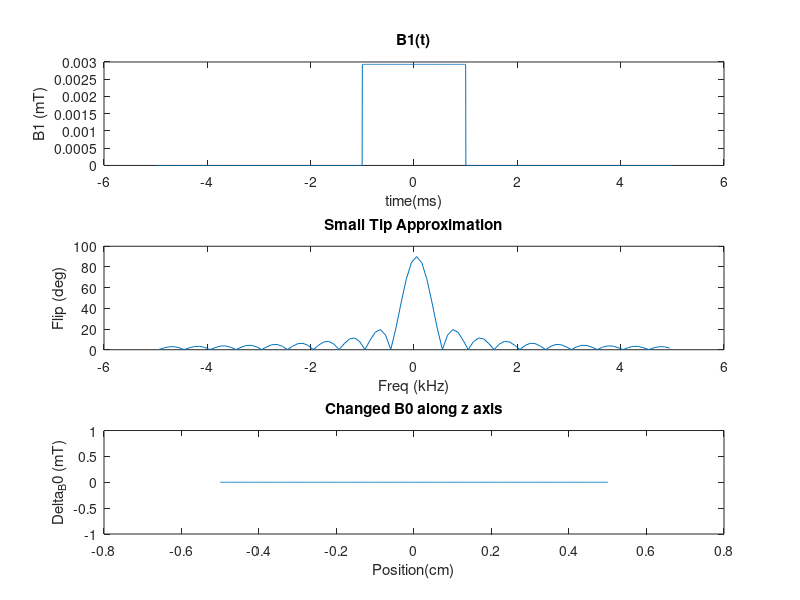

This chart was generated by the following MATLAB code: (Note: this script raises an error after producing the figure.)
%%% Given the RF Pulse
%%% Simulate:
%%% - Slice profile (time & position)
%%% - Frequency profile (time & frequency)
%%%
%%% Zihan @ King's
%%% 17-Mar-2025

%% Define the RF pulse

dt = .004;		% ms, sample spacing
tip = 90;		% desired tip.	
t = [-5:dt:5];		% extended time period to get 100 Hz spectral res.
tplot = find(abs(t)<=1); % only work on central 2 ms
rf=0*t;			% allocate RF
RF_type = 'non-selective'; % ZN: could be 'selective' and 'non-selective'
switch RF_type
    case 'selective'
        disp('Selective RF pulse - shape sinc');
        rf(tplot) = msinc(length(tplot),3);	% put RF pulse in central part. % ZN: sinc RF pulse
    case 'non-selective'
        disp('Non-selective RF pulse - shape rect');
        rf(tplot) = 1;
    otherwise
        error('Unrecognize RF pulse!');
end

rf = rf/(sum(rf)*dt)*(tip/360)/42.58;	% scale for desired flip.

rfp = fftshift(fft(fftshift(rf)))*dt*42.58;		% RF profile, scaled
f = ([1:length(rfp)]-length(rfp)/2)/length(rfp)/dt;	% kHz

figure(1);		% Plot the RF and profile.
subplot(3,1,1);
switch RF_type
    case 'selective'
        plot(t(tplot),rf(tplot)); xlabel('time(ms)'); ylabel('B1 (mT)'); title('B1(t)')
    case 'non-selective'
        plot(t,rf); xlabel('time(ms)'); ylabel('B1 (mT)'); title('B1(t)')
end
subplot(3,1,2);
freqplot = find(abs(f)<5);			% Plot only range of freqs.
plot(f(freqplot),abs(rfp(freqplot))*360);	
title('Small Tip Approximation'); ylabel('Flip (deg)'); xlabel('Freq (kHz)');


%% Bloch simulation (slice profile)
switch RF_type
    case 'selective'
        Gz = 2.5;	% mT/m  (gamma/2pi*Gz ~ 100 kHz/m, 1kHz/cm; % slice-selective gradient
    case 'non-selective'
        Gz = 0; % no gradient applied if not selecting slice
end
off_f = 500e-3;		% kHz, off-resonance.
phi = 0; % deg, RF pulse, tan(phi)=y/x; 0 means RF y; -90 means RF x

% Simulate by time and position (slice profile)
pos = [-.05:.0001:.05];	% 	Positions to simulate
M = ones(3,length(tplot),length(pos)); % M in terms of position & time
M(1:2,:)=0;				% M=[0;0;1];

%plot Gz
subplot(3,1,3);
plot(pos*10,pos*Gz);
xlabel('Position(cm)'); ylabel('Delta_B0 (mT)'); title('Changed B0 along z axis')

% %plot on-resonance freq of every position
% subplot(4,1,4);
% gamma = 42.58; % kHz/mT
% on_freq = 2*pi*gamma*Gz/10; % kHz
% plot(pos*10,on_freq*pos);
% xlabel('Position(cm)'); ylabel('Delta_B0 (mT)'); title('Changed B0 along z axis')

% Simulate!!
% Note that we neglect relaxation during the RF.
for z = 1:length(pos)
  % Gradient rotation same for each interval
  Rgrad = zrot((42.58*pos(z)*Gz+off_f)*dt*360);	% zrot(a) = rotation matrix.
   
  for ti = 2:length(tplot)
    % Hard Pulse Approximation...
    alpha = rf(tplot(ti))*dt*42.58*360;		% RF rotation over interval
    Rrf = throt(alpha,phi);

    M(:,ti,z) = Rrf*Rgrad*M(:,ti-1,z);		% Apply RF, Gradient

  end
end

% plot
figure;
subplot(3,2,1);
plot(t(tplot),squeeze(M(1,:,ceil(length(pos)/2)))); 
ylim([-1 1])
xlabel('Time (ms)'); ylabel('M_x(t)'); title('M_x(t) in the centre of pos')

subplot(3,2,3);
plot(t(tplot),squeeze(M(2,:,ceil(length(pos)/2))));
ylim([-1 1])
xlabel('Time (ms)'); ylabel('M_y(t)'); title('M_y(t) in the centre of pos')

subplot(3,2,5);
plot(t(tplot),squeeze(M(3,:,ceil(length(pos)/2))));
ylim([-1 1])
xlabel('Time (ms)'); ylabel('M_z(t)'); title('M_z(t) in the centre of pos')

subplot(3,2,2)
plot(pos*100,squeeze(M(1,end,:)),'b--'); hold on;
plot(pos*100,squeeze(M(2,end,:)),'r-'); hold off;
xlabel('Position (cm)'); ylabel('M_x(z) and M_y(z)'); 
title('M_x(z) and M_y(z) at the end of time (final state)')
legend('M_x(z)','M_y(z)')

subplot(3,2,4)
plot(pos*100,abs(squeeze(M(1,end,:)+i*M(2,end,:))));
xlabel('Position (cm)'); ylabel('M_{xy}(z)');
title('M_{xy}(z) at the end of time (final state)')

subplot(3,2,6)
plot(pos*100,squeeze(M(3,end,:)));
xlabel('Position (cm)'); ylabel('M_y(z)');
title('M_z(z) at the end of time (final state)')

% At the end of the RF pulse (at the center pos)
Mxy = M(1,end,ceil(length(pos)/2)) + i*M(2,end,ceil(length(pos)/2));
Mz = M(3,end,ceil(length(pos)/2));
fprintf('=========== At the end of the RF pulse (at centre pos): \n');
fprintf('Expected RF pulse: flip angle %d deg- phi %d deg \n',tip,phi);
fprintf('Off-resonance freq: %d Hz\n',off_f*1000);
fprintf('--Simu Result:\n');
fprintf('Mag of the signal: abs(Mxy) = %.2f \n',abs(Mxy));
fprintf('Phs of the signal: angle(Mxy) = %.2f * pi \n',angle(Mxy)/pi);
fprintf('Residual Mz: abs(Mz) = %.2f \n',abs(Mz));
fprintf('Actual flip angle: %.1f deg \n',rad2deg(atan(abs(Mxy)/abs(Mz))));
fprintf('Phase shift: %.1f Hz \n',(phi+0.5*pi - angle(Mxy))/2*pi);

%% Bloch simulation (freq profile)
% Simulate by BW and frequency (freq profile)
BW = 2; % kHz
df = linspace(-BW,BW); % frequency to simulate
Mf = ones(3,length(tplot),length(df)); % M in terms of position & time
Mf(1:2,:)=0;		

% Simulate!!
% Note that we neglect relaxation during the RF.
for f = 1:length(df)
  % Gradient rotation same for each interval
  Rgrad = zrot(df(f)*dt*360);	% zrot(a) = rotation matrix.
   
  for ti = 2:length(tplot)
    % Hard Pulse Approximation...
    alpha = rf(tplot(ti))*dt*42.58*360;		% RF rotation over interval
    Rrf = throt(alpha,phi);

    Mf(:,ti,f) = Rrf*Rgrad*Mf(:,ti-1,f);		% Apply RF, Gradient

  end
end

% Plot
figure;
subplot(2,1,1)
plot(df,squeeze(Mf(1,end,:)),'b--'); hold on;
plot(df,squeeze(Mf(2,end,:)),'r-'); hold off;
xlabel('freq (kHz)'); ylabel('M_x(f) and M_y(f)'); 
title('M_x(f) and M_y(f) at the end of time (final state)')
legend('M_x(f)','M_y(f)')

subplot(2,1,2)
plot(df,abs(squeeze(Mf(1,end,:)+i*Mf(2,end,:))),'b--');hold on;
plot(df,squeeze(Mf(3,end,:)),'r-');hold off;
xlabel('freq (kHz)'); ylabel('M_{xy}(f)');
title('M_{xy}(f) at the end of time (final state)')
legend('M_xy(f)','M_z(f)')
